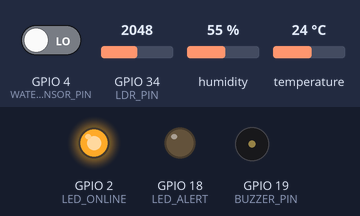
Bench run of a sketch on a simulated ESP32. Parts: output pins drawn as LEDs (lit = HIGH), buzzer (waves = sounding). The inputs (shaded band) are chosen by the test bench; at power-on: GPIO 4 (WATER_SENSOR_PIN) LOW, GPIO 34 (LDR_PIN) = 2048, humidity 55 %, temperature 24 °C. WiFi joins after 1.5 s; servers stay silent unless stated; uploads are accepted with an empty reply; what the sketch prints to the serial monitor is not drawn.

Above: at 2.7 s.
2.8 s: GPIO 4 (WATER_SENSOR_PIN) driven HIGH
At 6.01 s:
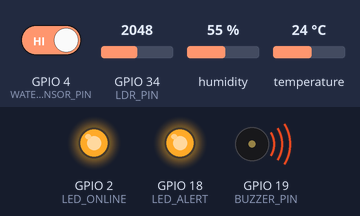
At 6.9 s:
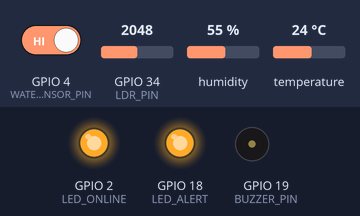
12.0 s: GPIO 4 (WATER_SENSOR_PIN) driven LOW
At 15.0 s:
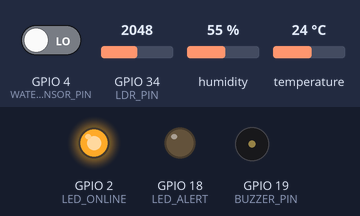
Timing chart, 0 to 16.5 s (numbered marks = the images above; inputs shaded):
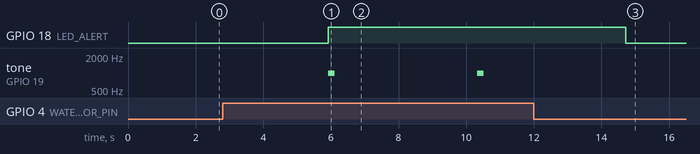

The sketch:

esp32_firmware.ino
```cpp
/*
 * FixIt Campus — Smart Facility IoT Node Firmware
 * Microcontroller: ESP32 Dev Module
 * Sensors:
 *   - Water Leak Detection Sensor (Digital Pin D4 / Analog Pin A0)
 *   - DHT11 / DHT22 Temperature & Humidity (Pin D23)
 *   - LDR Light Sensor (Analog Pin A34)
 *   - Status LEDs (Green: D2, Red: D18, Buzzer: D19)
 */

#include <WiFi.h>
#include <HTTPClient.h>
#include <ArduinoJson.h>
#include "DHT.h"

// Wi-Fi Credentials
const char* ssid = "CAMPUS_IOT_WIFI";
const char* password = "CampusSecurePassword";

// FixIt Campus Ingestion API Endpoint
const char* serverEndpoint = "https://fixit-campus.demo/api/iot/sensor-data";
const char* alertEndpoint = "https://fixit-campus.demo/api/iot/alert";

#define DHTPIN 23
#define DHTTYPE DHT22
DHT dht(DHTPIN, DHTTYPE);

#define WATER_SENSOR_PIN 4
#define LDR_PIN 34
#define LED_ONLINE 2
#define LED_ALERT 18
#define BUZZER_PIN 19

const char* DEVICE_ID = "ESP32-CAMPUS-001";
const char* DEVICE_LOCATION = "Block A — Room 204 (Ceiling Grid)";

void setup() {
  Serial.begin(115200);
  pinMode(WATER_SENSOR_PIN, INPUT);
  pinMode(LED_ONLINE, OUTPUT);
  pinMode(LED_ALERT, OUTPUT);
  pinMode(BUZZER_PIN, OUTPUT);

  dht.begin();

  Serial.println("Connecting to Campus Wi-Fi...");
  WiFi.begin(ssid, password);
  while (WiFi.status() != WL_CONNECTED) {
    delay(500);
    Serial.print(".");
  }

  Serial.println("\nWiFi connected! IP address: ");
  Serial.println(WiFi.localIP());
  digitalWrite(LED_ONLINE, HIGH);
}

void loop() {
  if (WiFi.status() == WL_CONNECTED) {
    float temp = dht.readTemperature();
    float hum = dht.readHumidity();
    int ldrValue = analogRead(LDR_PIN);
    bool waterLeak = (digitalRead(WATER_SENSOR_PIN) == HIGH);

    if (isnan(temp) || isnan(hum)) {
      temp = 24.5;
      hum = 58.0;
    }

    // Convert LDR to Lux approximation
    int lux = map(ldrValue, 0, 4095, 0, 1000);

    // Build JSON Telemetry Payload
    StaticJsonDocument<256> doc;
    doc["deviceId"] = DEVICE_ID;
    doc["location"] = DEVICE_LOCATION;
    doc["temperature"] = temp;
    doc["humidity"] = hum;
    doc["waterLeak"] = waterLeak;
    doc["lightLevel"] = lux;

    String jsonPayload;
    serializeJson(doc, jsonPayload);

    // Dispatch Telemetry
    HTTPClient http;
    http.begin(serverEndpoint);
    http.addHeader("Content-Type", "application/json");
    int httpResponseCode = http.POST(jsonPayload);

    Serial.print("Telemetry POST response: ");
    Serial.println(httpResponseCode);
    http.end();

    // Critical Anomaly Trigger
    if (waterLeak) {
      digitalWrite(LED_ALERT, HIGH);
      tone(BUZZER_PIN, 1000, 200);

      // Trigger Instant Emergency Webhook
      StaticJsonDocument<200> alertDoc;
      alertDoc["deviceId"] = DEVICE_ID;
      alertDoc["type"] = "WATER_LEAK";
      alertDoc["location"] = DEVICE_LOCATION;
      alertDoc["severity"] = "CRITICAL";

      String alertPayload;
      serializeJson(alertDoc, alertPayload);

      HTTPClient alertHttp;
      alertHttp.begin(alertEndpoint);
      alertHttp.addHeader("Content-Type", "application/json");
      alertHttp.POST(alertPayload);
      alertHttp.end();
    } else {
      digitalWrite(LED_ALERT, LOW);
      noTone(BUZZER_PIN);
    }
  }

  delay(4000); // 4-second heartbeat
}
```

Measured:
- after the input at 2.8 s, GPIO 18 (LED_ALERT): LOW → HIGH after 3.1 s; tone on GPIO 19 (BUZZER_PIN): alternates 1000 Hz for 0.20 s and silent for 4.2 s, starting after 3.1 s
- after the input at 12.0 s, GPIO 18 (LED_ALERT): HIGH → LOW after 2.7 s; tone on GPIO 19 (BUZZER_PIN): stops changing and stays silent
